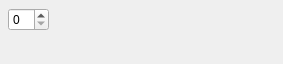
<ui version="4.0" >
 <author></author>
 <comment></comment>
 <exportmacro></exportmacro>
 <class>ArgTimeScale</class>
 <widget class="QWidget" name="ArgTimeScale" >
  <property name="geometry" >
   <rect>
    <x>0</x>
    <y>0</y>
    <width>283</width>
    <height>64</height>
   </rect>
  </property>
  <layout class="QVBoxLayout" >
   <property name="margin" >
    <number>8</number>
   </property>
   <property name="spacing" >
    <number>6</number>
   </property>
   <item>
    <layout class="QHBoxLayout" >
     <property name="margin" >
      <number>0</number>
     </property>
     <property name="spacing" >
      <number>6</number>
     </property>
     <item>
      <widget class="TimeStepBox" name="TimeScale" />
     </item>
     <item>
      <spacer>
       <property name="orientation" >
        <enum>Qt::Horizontal</enum>
       </property>
       <property name="sizeType" >
        <enum>QSizePolicy::Expanding</enum>
       </property>
       <property name="sizeHint" >
        <size>
         <width>91</width>
         <height>20</height>
        </size>
       </property>
      </spacer>
     </item>
    </layout>
   </item>
   <item>
    <spacer>
     <property name="orientation" >
      <enum>Qt::Vertical</enum>
     </property>
     <property name="sizeType" >
      <enum>QSizePolicy::Expanding</enum>
     </property>
     <property name="sizeHint" >
      <size>
       <width>261</width>
       <height>16</height>
      </size>
     </property>
    </spacer>
   </item>
  </layout>
 </widget>
 <layoutdefault spacing="6" margin="11" />
 <pixmapfunction></pixmapfunction>
 <customwidgets>
  <customwidget>
   <class>TimeStepBox</class>
   <extends>QSpinBox</extends>
   <header>widgets/timestepbox.h</header>
   <container>0</container>
   <pixmap></pixmap>
  </customwidget>
 </customwidgets>
 <resources/>
 <connections/>
</ui>
